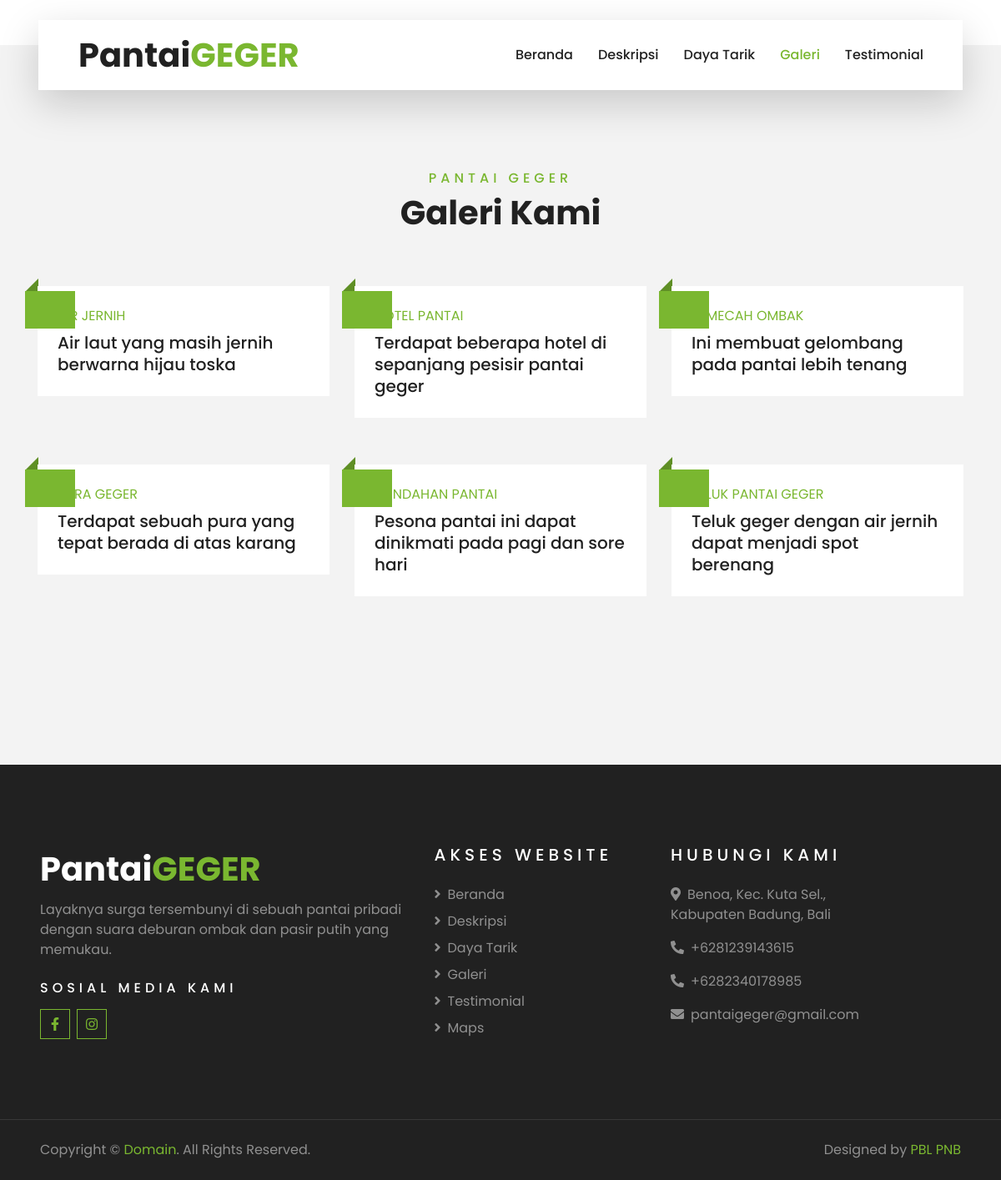
Screenshot of /index.php/index/fotoGaleri with the database file from the repository.
### tables this page shows
CREATE TABLE `tb_gambar` (
  `id_gambar` int(10) NOT NULL,
  `judul_gambar` varchar(100) NOT NULL,
  `gambar` varchar(50) NOT NULL,
  `deskripsi` text NOT NULL
);

### application/controllers/index.php (called while the page is built, shortened)
<?php if ( ! defined('BASEPATH')) exit('No direct script access allowed');
class index extends CI_Controller {
public function fotoGaleri()
	{
		$this->load->model('M_galeri');
		$data = [
			'galeri' => $this->M_galeri->get_all(),
		];
		$this->load->view('layout/header');
		$this->load->view('vw_user/galeri/navbarGaleri');
		$this->load->view('vw_user/galeri/foto_galeri',$data);
		$this->load->view('layout/footer');
}
}

### index.php (called while the page is built, shortened)
<?php
require_once BASEPATH.'core/CodeIgniter.php';

### application/models/M_galeri.php (called while the page is built, shortened)
<?php
class M_galeri extends CI_Model
{
    public function get_all()
    {
        $query = $this->db->get('tb_gambar')->result_array();
        return $query;
    }
}

### application/views/vw_user/galeri/foto_galeri.php (the view, shortened to what this page needs)
<div class="container-fluid py-5">
    <div class="container pt-5 pb-3">
        <div class="text-center mb-3 pb-3">
            <h6 class="text-primary text-uppercase" style="letter-spacing: 5px;">Pantai Geger</h6>
            <h1>Galeri Kami</h1>
        </div>
        <div class="row pb-3">
            <?php
            foreach ($galeri as $key) {
            ?>
                <div class="col-lg-4 col-md-6 mb-4 pb-2">
                    <div class="blog-item">
                        <div class="position-relative">
                            <div class="blog-date">
                            </div>
                        </div>
                        <div class="bg-white p-4">
                            <div class="d-flex mb-2">
                                <a class="text-primary text-uppercase text-decoration-none" href=""><?php echo $key['judul_gambar'] ?></a>
                            </div>
                            <a class="h5 m-0 text-decoration-none" href=""><?php echo $key['deskripsi'] ?></a>
                        </div>
                    </div>
                </div>
            <?php
            }
            ?>
        </div>
    </div>
</div>

### rows the page displays
tb_gambar: judul_gambar "AIR JERNIH", deskripsi "Air laut yang masih jernih berwarna hijau toska"
tb_gambar: judul_gambar "HOTEL PANTAI", deskripsi "Terdapat beberapa hotel di sepanjang pesisir pantai geger"
tb_gambar: judul_gambar "PEMECAH OMBAK", deskripsi "Ini membuat gelombang pada pantai lebih tenang"
tb_gambar: judul_gambar "PURA GEGER", deskripsi "Terdapat sebuah pura yang tepat berada di atas karang"
tb_gambar: judul_gambar "KEINDAHAN PANTAI", deskripsi "Pesona pantai ini dapat dinikmati pada pagi dan sore hari"
tb_gambar: judul_gambar "TELUK PANTAI GEGER", deskripsi "Teluk geger dengan air jernih dapat menjadi spot berenang"
